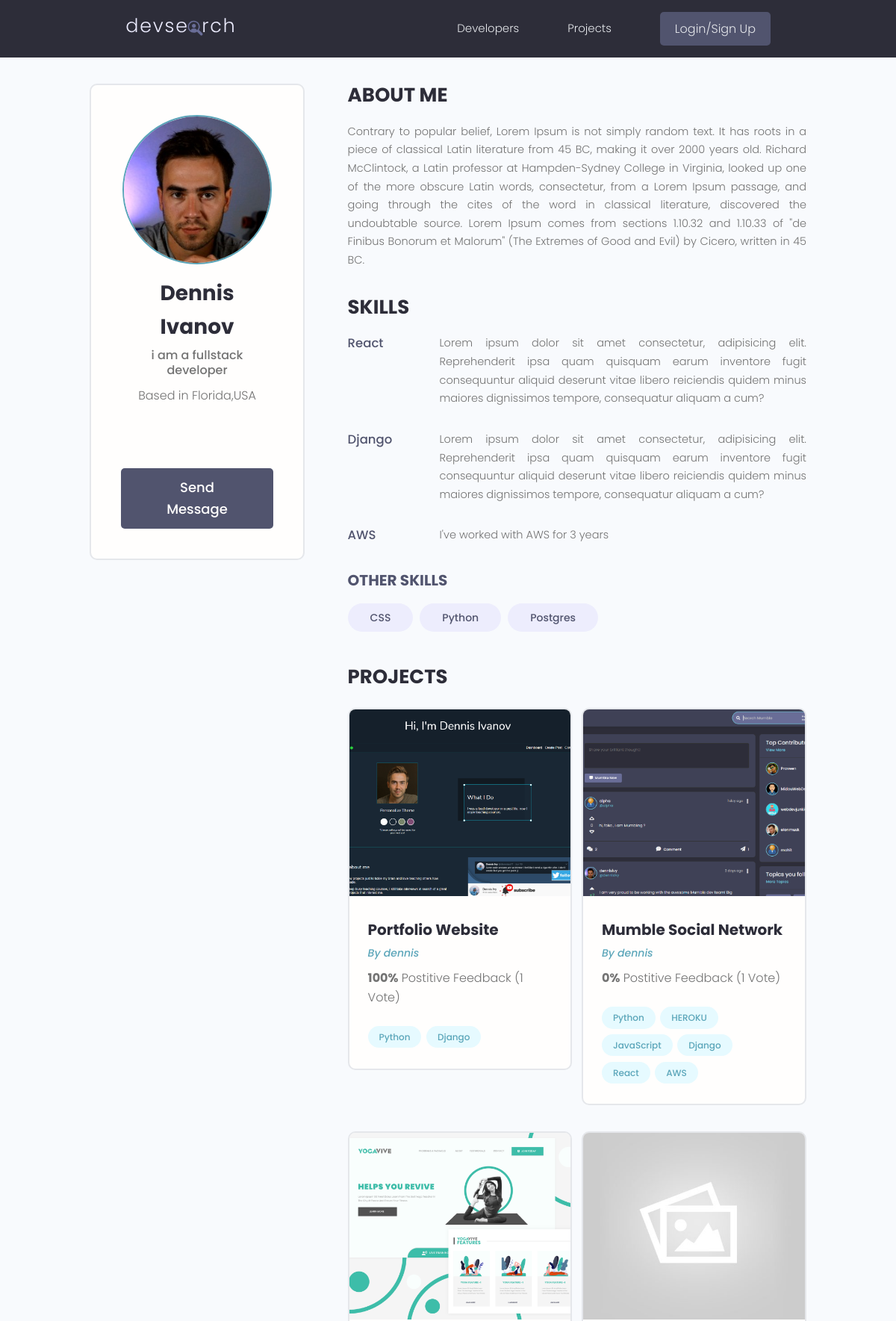
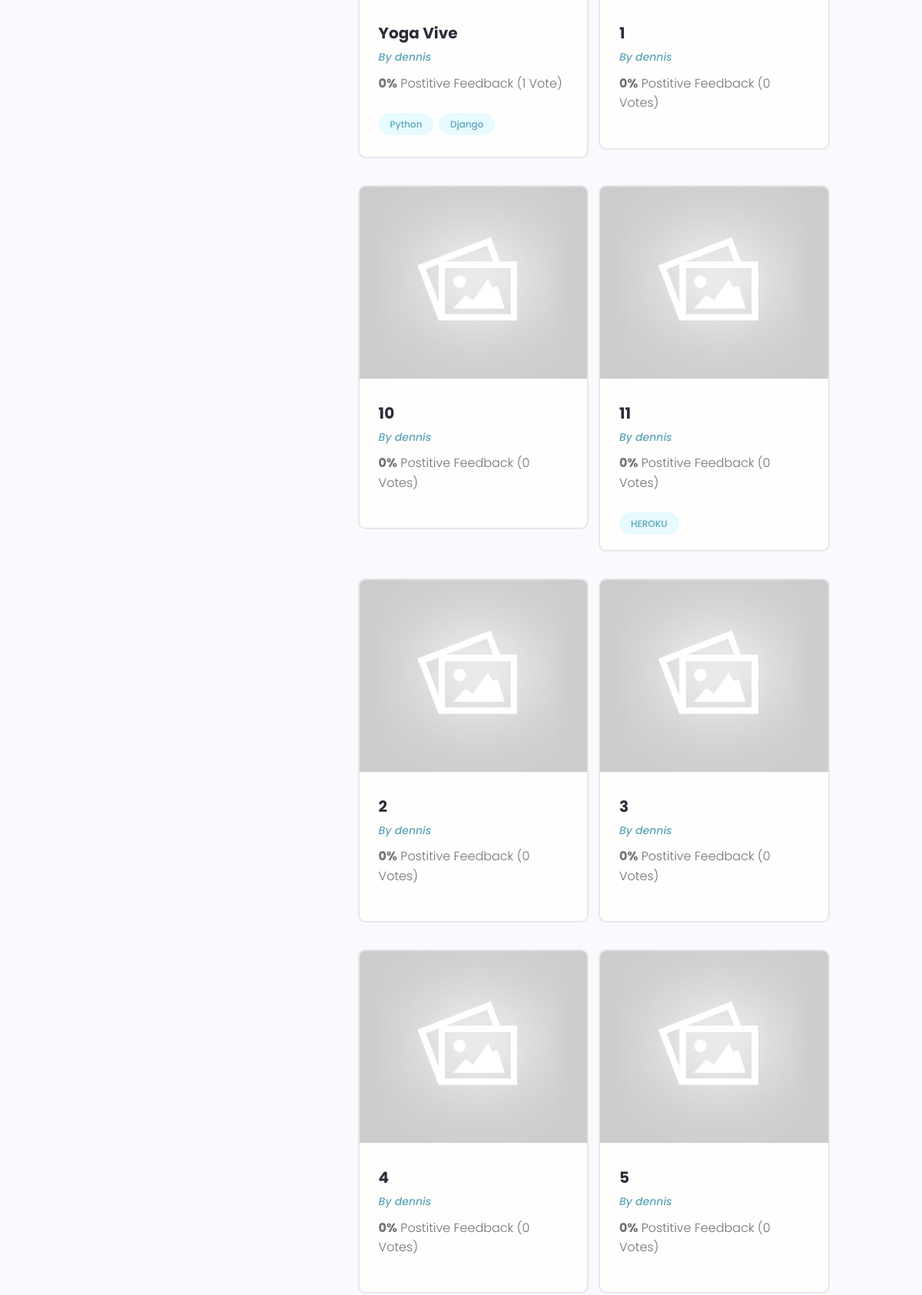
The page /profile/5efb2614-470f-486d-ad38-698355f48d11/ (upper part) on the database its author committed (2 pictures, top to bottom).
### users/models.py (models this page shows, shortened)
class Profile(models.Model):
    user=models.OneToOneField(User,on_delete=models.CASCADE,null=True,blank=True)
    name=models.CharField(max_length=200,null=True,blank=True)
    email=models.EmailField(max_length=500,null=True,blank=True)
    username=models.CharField(max_length=500,null=True,blank=True)
    location=models.CharField(max_length=500,null=True,blank=True)
    short_intro=models.CharField(max_length=200,null=True,blank=True)
    bio=models.TextField(null=True,blank=True)
    profile_image=models.ImageField(null=True,blank=True,upload_to="profiles/",default='profiles/user-default.png')
    social_github=models.CharField(max_length=200,null=True,blank=True)
    social_twitter=models.CharField(max_length=200,null=True,blank=True)
    social_linkedin=models.CharField(max_length=200,null=True,blank=True)
    social_youtube=models.CharField(max_length=200,null=True,blank=True)
    social_website=models.CharField(max_length=200,null=True,blank=True)
    created=models.DateTimeField(auto_now_add=True)
    id=models.UUIDField(default=uuid.uuid4,unique=True,primary_key=True,editable=False)
    class Meta:
        ordering=['created']
    @property
    def imageURL(self):
        try:
            url=self.profile_image.url
        except:
            url=" "
        return url

class Skill(models.Model):
    owner=models.ForeignKey(Profile,on_delete=models.CASCADE,null=True,blank=True)
    name=models.CharField(max_length=200,null=True,blank=True)
    description=models.TextField(null=True,blank=True)
    created=models.DateTimeField(auto_now_add=True)
    id=models.UUIDField(default=uuid.uuid4,unique=True,primary_key=True,editable=False)
    def __str__(self):
        return str(self.name)

### projects/models.py (models this page shows, shortened)
class Project(models.Model):
    owner=models.ForeignKey(Profile,null=True,blank=True,on_delete=models.CASCADE)
    title=models.CharField(max_length=200)
    description=models.TextField(null=True,blank=True)
    featured_image=models.ImageField(null=True,blank=True,default="default.jpg")
    demo_link=models.CharField(max_length=2000,null=True,blank=True)
    source_link=models.CharField(max_length=2000,null=True,blank=True)
    tags=models.ManyToManyField('Tag',blank=True)
    vote_total=models.IntegerField(default=0,null=True,blank=True)
    vote_ratio=models.IntegerField(default=0,null=True,blank=True)
    created=models.DateTimeField(auto_now_add=True)
    id=models.UUIDField(default=uuid.uuid4,unique=True,primary_key=True,editable=False)
    class Meta:
        ordering=['-vote_ratio','-vote_total','title']
    @property
    def imageURL(self):
        try:
            url=self.featured_image.url
        except:
            url=" "
        return url

class Tag(models.Model):
    name=models.CharField(max_length=200)
    created=models.DateTimeField(auto_now_add=True)
    id=models.UUIDField(default=uuid.uuid4,unique=True,primary_key=True,editable=False)
    def __str__(self):
        return self.name

### users/views.py (the view)
# urls.py: path("profile/<str:pk>/",views.userProfile,name='user-profile'),
def userProfile(request,pk):
    profile=Profile.objects.get(id=pk)
    topSkills=profile.skill_set.exclude(description__exact="")
    otherSkills=profile.skill_set.filter(description="")
    context={'profile':profile,'topSkills':topSkills,'otherSkills':otherSkills}
    return render(request,"users/user-profile.html",context)

### users/templates/users/user-profile.html (shortened to what this page needs)
{%extends 'main.html'%}
{%block content%}
  <main class="profile my-md">
    <div class="container">
      <div class="layout">
        <div class="column column--1of3">
          <div class="card text-center">
            <div class="card__body dev">
              <img class="avatar avatar--xl" src="{{ profile.imageURL }}" />
              <h2 class="dev__name">{{profile.name}}</h2>
              <p class="dev__title">{{profile.short_intro}}</p>
              <p class="dev__location">Based in {{profile.location}}</p>
              <ul class="dev__social">
              </ul>
              {%if request.user.profile.id != profile.id%}
              <a href="{% url 'create-message' profile.id %}" class="btn btn--sub btn--lg">Send Message </a>
              {%endif%}
            </div>
          </div>
        </div>
        <div class="column column--2of3">
          <div class="devInfo">
            <h3 class="devInfo__title">About Me</h3>
            <p class="devInfo__about">{{profile.bio}}</p>
          </div>
          <div class="devInfo">
            <h3 class="devInfo__title">Skills</h3>
            <div class="devInfo__skills">
                {%for skill in topSkills %}
              <div class="devSkill">
                <h4 class="devSkill__title">{{skill}}</h4>
                <p class="devSkill__info">{{skill.description}}</p>
              </div>
              {% endfor %}
              <h3 class="devInfo__subtitle">Other Skills</h3>
              <div class="devInfo__otherSkills">
                {% for skill in otherSkills %}
                <span class="tag tag--pill tag--sub tag--lg">
                  <small>{{skill}}</small>
                </span>
                {%endfor%}
              </div>
            </div>
          </div>
          <div class="devInfo">
            <h3 class="devInfo__title">Projects</h3>
            <div class="grid grid--two">
                {%for project in profile.project_set.all %}
              <div class="column">
                <div class="card project">
                  <a href="{% url 'project' project.id %}" class="project">
                    <img class="project__thumbnail" src="{{ project.imageURL }}" alt="project thumbnail" />
                    <div class="card__body">
                      <h3 class="project__title">{{project.title}}</h3>
                      <p><a class="project__author" href="{% url 'user-profile' profile.id %}">By {{project.owner.user}}</a></p>
                      <p class="project--rating">
                        <span style="font-weight: bold;">{{project.vote_ratio}}%</span> Postitive
                        Feedback ({{project.vote_total}} Vote{{project.vote_total|pluralize:"s"}})
                      </p>
                      <div class="project__tags">
                        {%for tag in project.tags.all%}
                        <span class="tag tag--pill tag--main">
                          <small>{{tag}}</small>
                        </span>
                        {%endfor%}
                      </div>
                    </div>
                  </a>
                </div>
              </div>
              {%endfor%}
            </div>
          </div>
        </div>
      </div>
    </div>
  </main>
{%endblock %}

### static/styles/app.css (style rules this page uses)
:root { --color-sub: #2d2d39; }
.btn--sub { background-color: var(--color-sub-light); }
.card { border: 2px solid var(--color-light); }
img { width: 100%; }
.profile .card > .dev { padding: 4rem; }
.dev__name { color: var(--color-sub); font-size: 2.8rem; font-weight: 700; margin-top: 1rem; margin-bottom: 0.5rem; }
.dev__title { font-size: 1.6rem; font-weight: 500; line-height: 1.3; }
.dev__location { margin-top: 1rem; }
.dev__social { margin: 3rem 0; list-style: none; display: flex; justify-content: center; gap: 1.5rem; }
.devInfo { margin-bottom: 3rem; }
.devInfo__title, .devInfo__subtitle { font-size: 2.6rem; color: var(--color-sub); text-transform: uppercase; font-weight: 700; margin-bottom: 1.5rem; }
.devInfo__subtitle { font-size: 2rem; color: var(--color-sub-light); }
.devInfo__about, .devSkill__info { font-size: 1.45rem; line-height: 1.7; text-align: justify; }
.devSkill { margin-bottom: 3rem; }
.devSkill__title { font-size: 1.65rem; font-weight: 500; color: var(--color-sub-light); }
@media screen and (min-width: 700px) { .devSkill { display: flex; justify-content: space-between; gap: 3rem; } }
@media screen and (min-width: 700px) { .devSkill__info { flex-basis: 80%; } }
.project__author { font-size: 1.4rem; font-style: italic; }
.project--rating { margin-bottom: 1.6em; margin-top: .5em; }
.project__thumbnail { height: 25rem; object-fit: cover; object-position: top center; }
.project__title { font-size: 2rem; font-weight: 700; color: var(--color-sub); }

### static/uikit/styles/modules/_variables.css (style rules this page uses)
:root { --color-main: #5aa5b9; --color-main-light: #e6faff; --color-sub: #3f4156; --color-sub-light: #51546e; --color-sub-lighter: #ededfd; --color-text: #737373; --color-gray: #8b8b8b; --color-light: #e5e7eb; --color-light-gray: #767676; --color-bg: #f8fafd; --color-white: #fffefd; --color-white-light: #f3f3f3; --color-success: #359e64; --color-success-bg: #def8e8; --color-error: #fc4b0b; --color-error-bg: #fff2ee; --font-base: 'Poppins', arial, helvetica, 'Segoe UI', roboto, ubuntu, sans-serif; --font-monospace: 'Fira Code', 'Courier New', courier, monospace; --font-regular: 300; --font-medium: 500; --font-bold: 700; --generic-shadow: 1px 1px 5px #00000010; --generic-transition: all 0.3s ease-in-out; }

### static/uikit/styles/modules/_base.css (style rules this page uses)
* { margin: 0; padding: 0; box-sizing: border-box; text-rendering: optimizeLegibility; color: inherit; font-size: inherit; }
html { font-size: 50%; }
@media only screen and (min-width: 480px) { html { font-size: 56.25%; } }
@media only screen and (min-width: 1200px) { html { font-size: 62.5%; } }
body { line-height: 1.6; font-weight: 400; font-size: 1.5rem; color: var(--color-text); background-color: var(--color-bg); min-height: 100vh; }

### static/uikit/styles/modules/_typography.css (style rules this page uses)
* { font-family: var(--font-base); }
h2 { font-size: 3.6rem; font-weight: var(--font-bold); }
h3 { font-size: 3.2rem; font-weight: var(--font-medium); }
h4 { font-size: 2.8rem; font-weight: var(--font-medium); }
p, span, strong { font-size: 1.6rem; color: var(--color-text); font-weight: var(--font-regular); }
a { padding-bottom: 2px; text-decoration: none; display: inline-block; color: var(--color-main); font-weight: var(--font-medium); }

### static/uikit/styles/modules/_utilities.css (style rules this page uses)
.container { width: 92%; max-width: 165rem; margin: 0 auto; box-sizing: border-box; }
@media screen and (min-width: 1000px) { .container { width: 90%; } }
@media screen and (min-width: 1200px) { .container { width: 80%; } }
.text-center { text-align: center; }
.my-md { margin: 3rem auto; }

### static/uikit/styles/modules/_avatar.css (style rules this page uses)
.avatar { border-radius: 50%; border: 2px solid var(--color-main); object-fit: cover; }
.avatar--xl { height: 20rem; width: 20rem; }

### static/uikit/styles/modules/_button.css (style rules this page uses)
.btn { display: inline-block; position: relative; cursor: pointer; background-color: var(--color-light); font-weight: var(--font-medium); color: var(--color-sub); text-decoration: none; padding: 1rem 2rem; border-radius: 0.5rem; border: none; width: -webkit-fit-content; width: -moz-fit-content; width: fit-content; height: -webkit-fit-content; height: -moz-fit-content; height: fit-content; font-size: 1.6rem; outline-width: 0; outline-color: transparent; -webkit-backface-visibility: hidden; backface-visibility: hidden; transition: all 0.3s ease-in-out; }
.btn--sub { background-color: var(--color-sub); color: var(--color-white); }
.btn--lg { font-size: 1.8rem; padding: 1.2rem 4.5rem; }

### static/uikit/styles/modules/_card.css (style rules this page uses)
.card { border-radius: 1rem; background-color: var(--color-white); border: 1.5px solid var(--color-light); width: auto; height: auto; margin-top: 0.5rem; margin-bottom: 0.5rem; overflow: hidden; }
.card__body, .card__header { padding: 2rem 2.5rem; }

### rows shown on the page
Profile: imageURL (picture), name "Dennis Ivanov", short_intro "i am a fullstack developer", location "Florida,USA", bio "Contrary to popular belief, Lorem Ipsum is not simply random text. It has roots in a piece of classical Latin literature from 45 BC, making it over 2000 years old. Richard McClintock, a Latin professor at Hampden-Sydney College in Virginia, looked up one of the more obscure Latin words, consectetur, from a Lorem Ipsum passage, and going through the cites of the word in classical literature, discovered the undoubtable source. Lorem Ipsum comes from sections 1.10.32 and 1.10.33 of \"de Finibus Bonorum et Malorum\" (The Extremes of Good and Evil) by Cicero, written in 45 BC."
Skill: name "React", description "Lorem ipsum dolor sit amet consectetur, adipisicing elit. Reprehenderit ipsa quam quisquam earum inventore fugit consequuntur aliquid deserunt vitae libero reiciendis quidem minus maiores dignissimos tempore, consequatur aliquam a cum?"
Skill: name "Django", description "Lorem ipsum dolor sit amet consectetur, adipisicing elit. Reprehenderit ipsa quam quisquam earum inventore fugit consequuntur aliquid deserunt vitae libero reiciendis quidem minus maiores dignissimos tempore, consequatur aliquam a cum?"
Skill: name "AWS", description "I've worked with AWS for 3 years"
Skill: name "CSS"
Skill: name "Python"
Skill: name "Postgres"
Project: imageURL (picture), title "Portfolio Website", owner.user "dennis", vote_ratio "100", vote_total "1"
Tag: name "Python"
Tag: name "Django"
Project: imageURL (picture), title "Mumble Social Network", owner.user "dennis", vote_ratio "0", vote_total "1"
Tag: name "HEROKU"
Tag: name "JavaScript"
Tag: name "React"
Tag: name "AWS"
Project: imageURL (picture), title "Yoga Vive", owner.user "dennis", vote_ratio "0", vote_total "1"
Project: imageURL (placeholder picture), title "1", owner.user "dennis", vote_ratio "0", vote_total "0"
Project: imageURL (placeholder picture), title "10", owner.user "dennis", vote_ratio "0", vote_total "0"
Project: imageURL (placeholder picture), title "11", owner.user "dennis", vote_ratio "0", vote_total "0"
Project: imageURL (placeholder picture), title "2", owner.user "dennis", vote_ratio "0", vote_total "0"
Project: imageURL (placeholder picture), title "3", owner.user "dennis", vote_ratio "0", vote_total "0"
Project: imageURL (placeholder picture), title "4", owner.user "dennis", vote_ratio "0", vote_total "0"
Project: imageURL (placeholder picture), title "5", owner.user "dennis", vote_ratio "0", vote_total "0"
